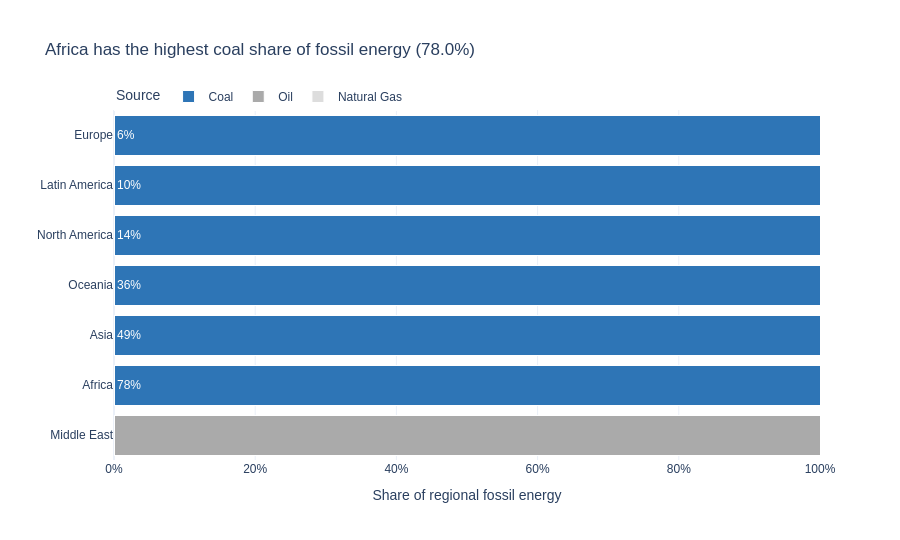

The notebook cell this image was saved under:
### Markdown cell above
## Task 3 — 100% stacked bar: which region relies most on coal?

**What to build:** A horizontal 100% stacked bar chart showing, for each **Region**, how its fossil energy splits between Coal, Oil and Natural Gas. This is the **same data as your Task 1 treemap**, visualised a second way.

**Requirements:**
- Reuse `df_fossil` from Task 1; aggregate TWh by `Region` × `Source` and convert to **shares of each region's fossil total**
- Horizontal bars, regions **sorted by coal share** (highest at the top)
- Coal is the segment on the baseline (first in `category_orders`) and the **only coloured segment** — keep it the same colour as in Task 1; Oil and Natural Gas in two greys
- Percentage labels on the coal segments only
- Insight title naming the most coal-dependent region and its coal share

> 💡 `df.groupby('Region')['TWh'].transform('sum')` gives each row its region total

### Code cell
# Task 3 — regional fossil mix and coal dependence

# Reuse df_fossil created in Task 1. Aggregate fossil TWh by region and source.
regional_fossil = (
    df_fossil.groupby(['Region', 'Source'], as_index=False)['TWh']
    .sum()
)

# Convert each source to a share of its region's total fossil energy.
regional_fossil['Region_Total'] = (
    regional_fossil.groupby('Region')['TWh'].transform('sum')
)
regional_fossil['Share'] = (
    regional_fossil['TWh'] / regional_fossil['Region_Total']
)

# Sort regions by coal share, highest first.
coal_shares = (
    regional_fossil.loc[regional_fossil['Source'] == 'Coal']
    .set_index('Region')['Share']
    .sort_values(ascending=False)
)
region_order = coal_shares.index.tolist()
most_coal_dependent_region = coal_shares.index[0]
most_coal_share = coal_shares.iloc[0]

# Show the coal percentage label only; Oil and Natural Gas remain unlabelled.
regional_fossil['Coal_Label'] = np.where(
    regional_fossil['Source'] == 'Coal',
    regional_fossil['Share'].map('{:.0%}'.format),
    ''
)

# Coal uses the same blue as Task 1; the other sources are grey.
regional_colours = {
    'Coal': '#2E75B6',
    'Oil': '#AAAAAA',
    'Natural Gas': '#DDDDDD'
}

fig = px.bar(
    regional_fossil,
    x='Share',
    y='Region',
    color='Source',
    text='Coal_Label',
    orientation='h',
    color_discrete_map=regional_colours,
    category_orders={
        'Region': region_order,
        'Source': ['Coal', 'Oil', 'Natural Gas']
    },
    labels={'Share': 'Share of regional fossil energy', 'Source': 'Source'},
    title=(
        f'{most_coal_dependent_region} has the highest coal share '
        f'of fossil energy ({most_coal_share:.1%})'
    ),
    height=max(450, 90 * len(region_order)),
    template='plotly_white'
)

fig.update_traces(
    textposition='inside',
    insidetextanchor='start',
    textfont=dict(color='white', size=12),
    marker_line_color='white',
    marker_line_width=1,
    hovertemplate=(
        '<b>%{y}</b><br>%{fullData.name}: %{x:.1%}'
        '<extra></extra>'
    )
)

fig.update_layout(
    barmode='stack',
    barnorm='percent',
    xaxis=dict(tickformat='.0%', range=[0, 1], title='Share of regional fossil energy'),
    yaxis=dict(title='', autorange='reversed'),
    legend=dict(orientation='h', x=0, y=1.08),
    font=dict(family='Arial', size=12),
    margin=dict(t=110)
)

fig.show()

print(
    f'Most coal-dependent region: {most_coal_dependent_region} '
    f'({most_coal_share:.1%} of its fossil energy is coal)'
)

### Figure 1 — Plotly figure (JSON) as saved in the notebook; plotly's stock layout.template omitted (floating-point values rounded to 4 significant figures)
{"data": [{"alignmentgroup": "True", "hovertemplate": "<b>%{y}</b><br>%{fullData.name}: %{x:.1%}<extra></extra>", "insidetextanchor": "start", "legendgroup": "Coal", "marker": {"color": "#2E75B6", "line": {"color": "white", "width": 1}, "pattern": {"shape": ""}}, "name": "Coal", "offsetgroup": "Coal", "orientation": "h", "showlegend": true, "text": ["78%", "49%", "6%", "10%", "14%", "36%"], "textfont": {"color": "white", "size": 12}, "textposition": "inside", "type": "bar", "x": [0.7804, 0.4937, 0.05765, 0.1019, 0.1406, 0.3585], "xaxis": "x", "y": ["Africa", "Asia", "Europe", "Latin America", "North America", "Oceania"], "yaxis": "y"}, {"alignmentgroup": "True", "hovertemplate": "<b>%{y}</b><br>%{fullData.name}: %{x:.1%}<extra></extra>", "insidetextanchor": "start", "legendgroup": "Oil", "marker": {"color": "#AAAAAA", "line": {"color": "white", "width": 1}, "pattern": {"shape": ""}}, "name": "Oil", "offsetgroup": "Oil", "orientation": "h", "showlegend": true, "text": ["", "", "", "", "", "", ""], "textfont": {"color": "white", "size": 12}, "textposition": "inside", "type": "bar", "x": [0.1648, 0.2711, 0.4364, 0.5718, 0.5271, 0.4973, 0.3223], "xaxis": "x", "y": ["Africa", "Asia", "Europe", "Latin America", "Middle East", "North America", "Oceania"], "yaxis": "y"}, {"alignmentgroup": "True", "hovertemplate": "<b>%{y}</b><br>%{fullData.name}: %{x:.1%}<extra></extra>", "insidetextanchor": "start", "legendgroup": "Natural Gas", "marker": {"color": "#DDDDDD", "line": {"color": "white", "width": 1}, "pattern": {"shape": ""}}, "name": "Natural Gas", "offsetgroup": "Natural Gas", "orientation": "h", "showlegend": true, "text": ["", "", "", "", "", "", ""], "textfont": {"color": "white", "size": 12}, "textposition": "inside", "type": "bar", "x": [0.05476, 0.2352, 0.5059, 0.3264, 0.4729, 0.3621, 0.3192], "xaxis": "x", "y": ["Africa", "Asia", "Europe", "Latin America", "Middle East", "North America", "Oceania"], "yaxis": "y"}], "layout": {"barmode": "stack", "barnorm": "percent", "font": {"family": "Arial", "size": 12}, "height": 540, "legend": {"orientation": "h", "title": {"text": "Source"}, "tracegroupgap": 0, "x": 0, "y": 1.08}, "margin": {"t": 110}, "title": {"text": "Africa has the highest coal share of fossil energy (78.0%)"}, "xaxis": {"anchor": "y", "domain": [0, 1], "range": [0, 1], "tickformat": ".0%", "title": {"text": "Share of regional fossil energy"}}, "yaxis": {"anchor": "x", "autorange": "reversed", "categoryarray": ["Europe", "Latin America", "North America", "Oceania", "Asia", "Africa"], "categoryorder": "array", "domain": [0, 1], "title": {"text": ""}}}}
